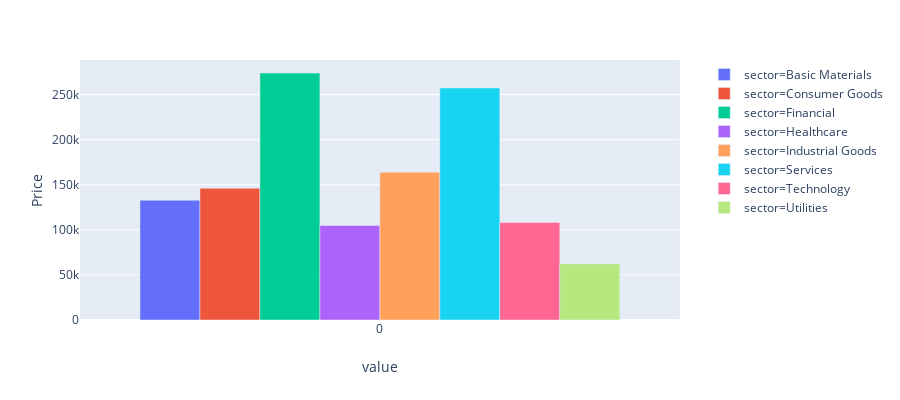

Source (notebook cell):
### Code cell
fig = px.bar(value_stocks, x='value', y='Price',
             hover_data=['value', 'sector'], color='sector',
             labels={''}, height=400)
fig.update_layout(barmode='group', xaxis={'categoryorder':'category ascending'})

fig.show()

### Figure 1 — Plotly figure (JSON) as saved in the notebook; plotly's stock layout.template omitted (floating-point values rounded to 4 significant figures)
{"data": [{"alignmentgroup": "True", "customdata": [[0, "Basic Materials"]], "hoverlabel": {"namelength": 0}, "hovertemplate": "sector=%{customdata[1]}<br>value=%{customdata[0]}<br>Price=%{y}", "legendgroup": "sector=Basic Materials", "marker": {"color": "#636efa"}, "name": "sector=Basic Materials", "offsetgroup": "sector=Basic Materials", "orientation": "v", "showlegend": true, "textposition": "auto", "type": "bar", "x": [0], "xaxis": "x", "y": [132900.0], "yaxis": "y"}, {"alignmentgroup": "True", "customdata": [[0, "Consumer Goods"]], "hoverlabel": {"namelength": 0}, "hovertemplate": "sector=%{customdata[1]}<br>value=%{customdata[0]}<br>Price=%{y}", "legendgroup": "sector=Consumer Goods", "marker": {"color": "#EF553B"}, "name": "sector=Consumer Goods", "offsetgroup": "sector=Consumer Goods", "orientation": "v", "showlegend": true, "textposition": "auto", "type": "bar", "x": [0], "xaxis": "x", "y": [146100.0], "yaxis": "y"}, {"alignmentgroup": "True", "customdata": [[0, "Financial"]], "hoverlabel": {"namelength": 0}, "hovertemplate": "sector=%{customdata[1]}<br>value=%{customdata[0]}<br>Price=%{y}", "legendgroup": "sector=Financial", "marker": {"color": "#00cc96"}, "name": "sector=Financial", "offsetgroup": "sector=Financial", "orientation": "v", "showlegend": true, "textposition": "auto", "type": "bar", "x": [0], "xaxis": "x", "y": [274000.0], "yaxis": "y"}, {"alignmentgroup": "True", "customdata": [[0, "Healthcare"]], "hoverlabel": {"namelength": 0}, "hovertemplate": "sector=%{customdata[1]}<br>value=%{customdata[0]}<br>Price=%{y}", "legendgroup": "sector=Healthcare", "marker": {"color": "#ab63fa"}, "name": "sector=Healthcare", "offsetgroup": "sector=Healthcare", "orientation": "v", "showlegend": true, "textposition": "auto", "type": "bar", "x": [0], "xaxis": "x", "y": [104800.0], "yaxis": "y"}, {"alignmentgroup": "True", "customdata": [[0, "Industrial Goods"]], "hoverlabel": {"namelength": 0}, "hovertemplate": "sector=%{customdata[1]}<br>value=%{customdata[0]}<br>Price=%{y}", "legendgroup": "sector=Industrial Goods", "marker": {"color": "#FFA15A"}, "name": "sector=Industrial Goods", "offsetgroup": "sector=Industrial Goods", "orientation": "v", "showlegend": true, "textposition": "auto", "type": "bar", "x": [0], "xaxis": "x", "y": [164000.0], "yaxis": "y"}, {"alignmentgroup": "True", "customdata": [[0, "Services"]], "hoverlabel": {"namelength": 0}, "hovertemplate": "sector=%{customdata[1]}<br>value=%{customdata[0]}<br>Price=%{y}", "legendgroup": "sector=Services", "marker": {"color": "#19d3f3"}, "name": "sector=Services", "offsetgroup": "sector=Services", "orientation": "v", "showlegend": true, "textposition": "auto", "type": "bar", "x": [0], "xaxis": "x", "y": [257400.0], "yaxis": "y"}, {"alignmentgroup": "True", "customdata": [[0, "Technology"]], "hoverlabel": {"namelength": 0}, "hovertemplate": "sector=%{customdata[1]}<br>value=%{customdata[0]}<br>Price=%{y}", "legendgroup": "sector=Technology", "marker": {"color": "#FF6692"}, "name": "sector=Technology", "offsetgroup": "sector=Technology", "orientation": "v", "showlegend": true, "textposition": "auto", "type": "bar", "x": [0], "xaxis": "x", "y": [108200.0], "yaxis": "y"}, {"alignmentgroup": "True", "customdata": [[0, "Utilities"]], "hoverlabel": {"namelength": 0}, "hovertemplate": "sector=%{customdata[1]}<br>value=%{customdata[0]}<br>Price=%{y}", "legendgroup": "sector=Utilities", "marker": {"color": "#B6E880"}, "name": "sector=Utilities", "offsetgroup": "sector=Utilities", "orientation": "v", "showlegend": true, "textposition": "auto", "type": "bar", "x": [0], "xaxis": "x", "y": [62370.0], "yaxis": "y"}], "layout": {"barmode": "group", "height": 400, "legend": {"tracegroupgap": 0}, "margin": {"t": 60}, "xaxis": {"anchor": "y", "categoryorder": "category ascending", "domain": [0, 0.98], "title": {"text": "value"}}, "yaxis": {"anchor": "x", "domain": [0, 1], "title": {"text": "Price"}}}}
